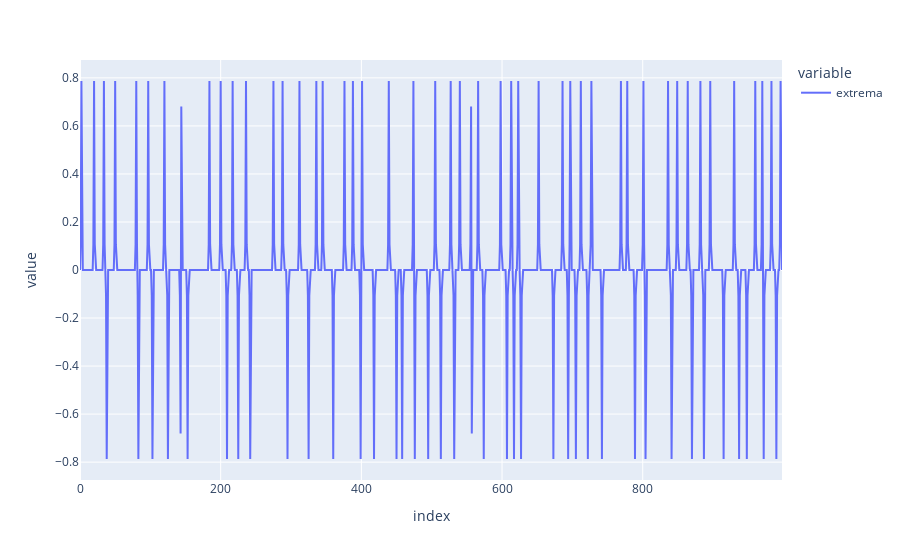

Notebook code for this chart:
### Code cell
candles['extrema'].plot()

### Figure 1 — Plotly figure (JSON) as saved in the notebook; plotly's stock layout.template omitted (floating-point values rounded to 4 significant figures; data arrays with more than 128 entries replaced by an {"elided": "..."} marker saying what was removed)
{"data": [{"hovertemplate": "variable=extrema<br>index=%{x}<br>value=%{y}<extra></extra>", "legendgroup": "extrema", "line": {"color": "#636efa", "dash": "solid"}, "marker": {"symbol": "circle"}, "mode": "lines", "name": "extrema", "orientation": "v", "showlegend": true, "type": "scatter", "x": {"elided": "999 int values"}, "xaxis": "x", "y": {"elided": "999 float values"}, "yaxis": "y"}], "layout": {"legend": {"title": {"text": "variable"}, "tracegroupgap": 0}, "margin": {"t": 60}, "xaxis": {"anchor": "y", "domain": [0, 1], "title": {"text": "index"}}, "yaxis": {"anchor": "x", "domain": [0, 1], "title": {"text": "value"}}}}
